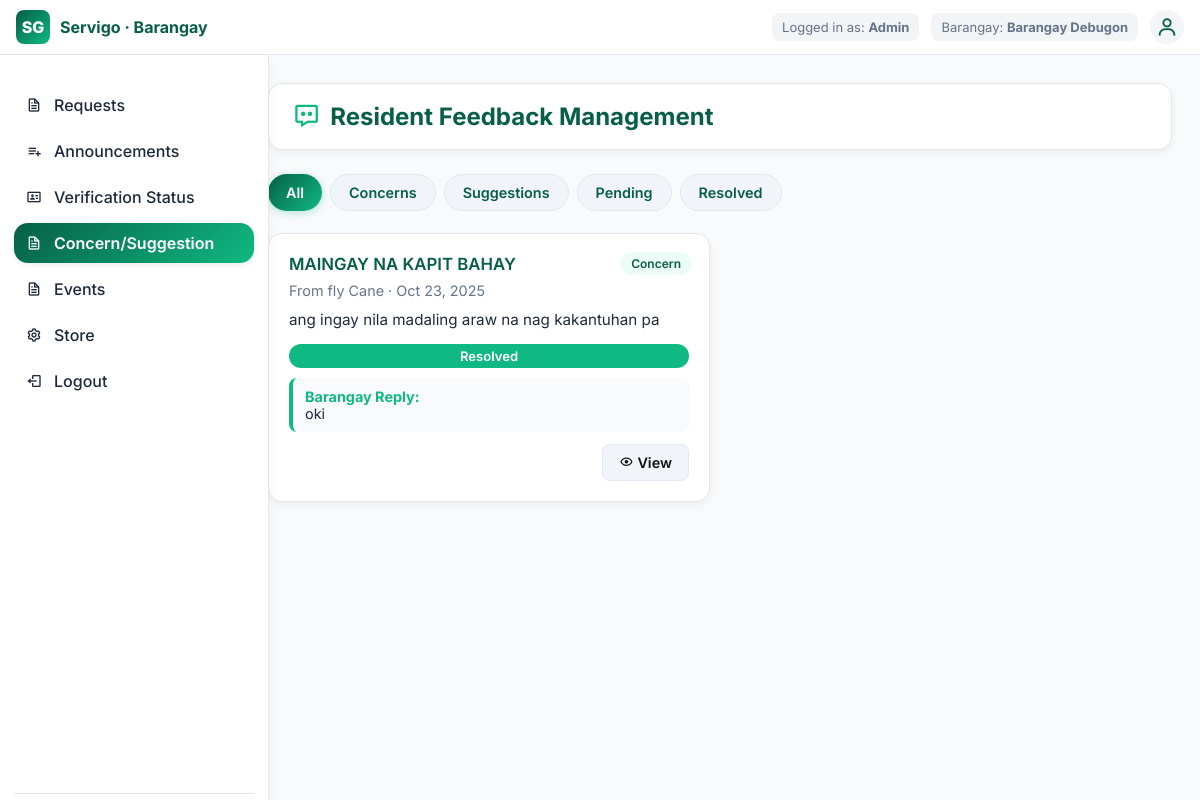
Screenshot of /Barangay/feedbackRequests.php (signed in) with the database file from the repository.
### tables this page shows
CREATE TABLE `barangay_feedback` (
  `id` int(11) NOT NULL,
  `resident_id` int(11) NOT NULL,
  `barangay_name` varchar(255) NOT NULL,
  `subject` varchar(255) NOT NULL,
  `message` text NOT NULL,
  `category` enum('Concern','Suggestion') NOT NULL,
  `status` enum('Pending','Resolved') DEFAULT 'Pending',
  `admin_reply` text DEFAULT NULL,
  `created_at` datetime DEFAULT current_timestamp()
);

CREATE TABLE `residents` (
  `id` bigint(20) NOT NULL,
  `last_name` text NOT NULL,
  `first_name` text NOT NULL,
  `middle_name` text DEFAULT NULL,
  `suffix` text DEFAULT NULL,
  `phone` varchar(20) NOT NULL,
  `email` text NOT NULL,
  `birthdate` date NOT NULL,
  `house_no` text NOT NULL,
  `street` text NOT NULL,
  `purok` text NOT NULL,
  `subdivision` text DEFAULT NULL,
  `barangay` text NOT NULL,
  `city` text NOT NULL,
  `province` text NOT NULL,
  `region` text NOT NULL,
  `postal` varchar(10) NOT NULL,
  `nationality` text NOT NULL,
  `agree` tinyint(1) NOT NULL DEFAULT 0,
  `updates` tinyint(1) NOT NULL DEFAULT 0,
  `created_at` datetime DEFAULT current_timestamp(),
  `verification_status` varchar(20) NOT NULL DEFAULT 'Unverified',
  `password` varchar(255) NOT NULL
);

### Barangay/feedbackRequests.php (the view, shortened to what this page needs)
<?php
$barangay = $_SESSION['sg_brgy'] ?? '';
include 'Components/barangaySidebar.php';
include 'Components/barangayTopbar.php';
$stmt = $conn->prepare("
  SELECT f.*, r.first_name, r.last_name
  FROM barangay_feedback f
  LEFT JOIN residents r ON f.resident_id = r.id
  WHERE f.barangay_name = ?
  ORDER BY f.created_at DESC
");
$stmt->bind_param("s", $barangay);
$stmt->execute();
$feedbacks = $stmt->get_result()->fetch_all(MYSQLI_ASSOC);
?>
<!DOCTYPE html>
<html lang="en">
<head>
<link href="https://unpkg.com/boxicons@2.1.4/css/boxicons.min.css" rel="stylesheet">
</head>
<body>
<main class="main-content">
  <div class="feedback-header">
    <h2><i class='bx bx-message-dots'></i>Resident Feedback Management</h2>
  </div>
  <nav class="filter-tabs">
    <button class="filter-tab active" data-filter="all">All</button>
    <button class="filter-tab" data-filter="Concern">Concerns</button>
    <button class="filter-tab" data-filter="Suggestion">Suggestions</button>
    <button class="filter-tab" data-filter="Pending">Pending</button>
    <button class="filter-tab" data-filter="Resolved">Resolved</button>
  </nav>
  <section class="feedback-list" id="feedbackList">
    <?php if(empty($feedbacks)): ?>
      <div class="no-feedback"><i class='bx bx-comment-x' style="font-size:2rem;"></i><br>No feedback found.</div>
    <?php else: foreach($feedbacks as $f): ?>
      <div class="card" data-type="<?=htmlspecialchars($f['category'])?>" data-status="<?=htmlspecialchars($f['status'])?>">
        <span class="category"><?=htmlspecialchars($f['category'])?></span>
        <h4><?=htmlspecialchars($f['subject'])?></h4>
        <div class="meta">From <?=htmlspecialchars($f['first_name'].' '.$f['last_name'])?> · <?=date("M d, Y",strtotime($f['created_at']))?></div>
        <div class="message"><?=htmlspecialchars($f['message'])?></div>
        <span class="badge <?=$f['status']?>"><?=$f['status']?></span>
        <?php if(!empty($f['admin_reply'])): ?>
          <div class="reply-box"><strong>Barangay Reply:</strong><br><?=nl2br(htmlspecialchars($f['admin_reply']))?></div>
        <?php endif; ?>
        <div class="actions">
          <button class="btn btn-view"
            onclick="openView('<?=addslashes($f['subject'])?>','<?=addslashes($f['message'])?>','<?=addslashes($f['first_name'].' '.$f['last_name'])?>','<?=$f['category']?>','<?=$f['created_at']?>','<?=$f['status']?>','<?=addslashes($f['admin_reply']??'')?>')">
            <i class='bx bx-show'></i> View
          </button>
        </div>
      </div>
    <?php endforeach; endif; ?>
  </section>
</main>
</body>
</html>

### Barangay/Components/barangaySidebar.php (style rules this page uses)
:root { --topbar-height: 55px; --bg:#f5f7fa; --card:#ffffff; --text:#222; --muted:#6b7280; --brand:#047857; --accent:#10b981; --border:#e5e7eb; --shadow:0 4px 12px rgba(0,0,0,.12); --radius:14px; }
@media (min-width: 1024px) { .main-content { margin-left: 240px; padding: 20px; } }

### Barangay/Components/barangayTopbar.php (style rules this page uses)
:root { --bg: #f5f7fa; --card: #ffffff; --text: #222; --muted: #6b7280; --brand: #047857; --accent: #10b981; --border: #e5e7eb; --shadow: 0 2px 8px rgba(0,0,0,.08); --radius: 12px; }
body { margin:0; font-family: system-ui, sans-serif; background: var(--bg); }

### Barangay/feedbackRequests.php (style rules this page uses)
:root { --bg:#f9fafb; --card:#fff; --text:#1e293b; --muted:#64748b; --border:#e2e8f0; --brand:#065f46; --accent:#10b981; --radius:14px; --shadow:0 3px 10px rgba(0,0,0,.06); }
body { font-family:"Inter",sans-serif;background:var(--bg);color:var(--text);margin:0; }
.main-content { padding:28px; }
.feedback-header { display:flex;align-items:center;justify-content:space-between;background:var(--card);border:1px solid var(--border);border-radius:var(--radius);padding:18px 24px;box-shadow:var(--shadow);margin-bottom:24px; }
.feedback-header h2 { margin:0;font-weight:700;color:var(--brand);display:flex;align-items:center;gap:10px; }
.feedback-header h2 i { font-size:1.7rem;color:var(--accent); }
.filter-tabs { display:flex;flex-wrap:wrap;gap:8px;margin-bottom:22px; }
.filter-tab { all:unset;cursor:pointer;padding:9px 18px;border-radius:999px;font-weight:600;font-size:.9rem;color:var(--brand);background:#f1f5f9;border:1px solid var(--border);transition:.2s; }
.filter-tab.active { background:linear-gradient(135deg,var(--brand),var(--accent));color:#fff;border:none;box-shadow:0 2px 8px rgba(16,185,129,.3); }
.feedback-list { display:grid;grid-template-columns:repeat(auto-fill,minmax(360px,1fr));gap:20px; }
.card { background:var(--card);border:1px solid var(--border);border-radius:var(--radius);box-shadow:var(--shadow);padding:20px;display:flex;flex-direction:column;justify-content:space-between;transition:.25s ease;position:relative; }
.category { position:absolute;top:18px;right:18px;background:#ecfdf5;color:var(--brand);font-size:.75rem;padding:4px 10px;border-radius:999px;font-weight:600; }
.card h4 { margin:0;color:var(--brand);font-weight:600;font-size:1.05rem;margin-bottom:8px; }
.meta { font-size:.9rem;color:var(--muted);margin-bottom:10px; }
.message { color:var(--text);font-size:.95rem;line-height:1.5;margin-bottom:12px;max-height:80px;overflow:hidden;text-overflow:ellipsis; }
.badge { display:inline-flex;align-items:center;justify-content:center;width:auto;padding:4px 12px;border-radius:20px;color:#fff;font-weight:600;font-size:.82rem; }
.badge.Resolved { background:#10b981; }
.reply-box { background:#f9fafb;border-left:4px solid var(--accent);padding:10px 12px;border-radius:8px;font-size:.9rem;margin-top:10px; }
.reply-box strong { color:var(--accent); }
.actions { display:flex;justify-content:flex-end;align-items:center;gap:8px;margin-top:12px; }
.btn { all:unset;cursor:pointer;padding:9px 16px;border-radius:8px;font-weight:600;font-size:.9rem;text-align:center;transition:all .2s; }
.btn-view { background:#f1f5f9;border:1px solid var(--border);color:#111; }

### rows the page displays
barangay_feedback: category "Concern", subject "MAINGAY NA KAPIT BAHAY", resident.last_name "fly Cane", created_at "Oct 23, 2025", message "ang ingay nila madaling araw na nag kakantuhan pa", status "Resolved", admin_reply "oki"

### other values shown
$adminName "Admin"
$barangayName "Barangay Debugon"
